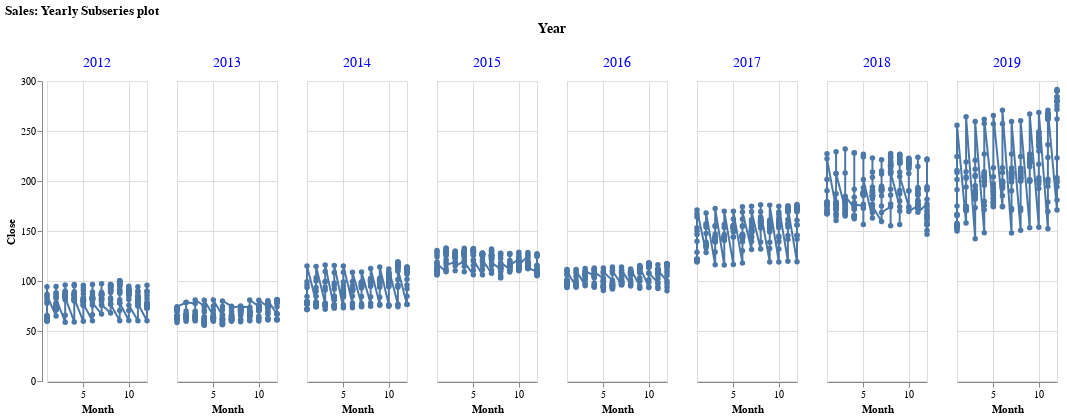

Notebook cell for this chart:
### Code cell
alt.Chart(data).mark_line(
    point=True
).encode(
    x='Month',
    y='Close',
    column = 'Year'
     
).properties(
    title="Sales: Yearly Subseries plot",
    width=100).configure_header(
    titleColor='black',
    titleFontSize=14,
    labelColor='blue',
    labelFontSize=14
)

### Figure 1 — Vega-Lite specification as saved in the notebook (floating-point values rounded to 4 significant figures; data arrays with more than 128 entries replaced by an {"elided": "..."} marker saying what was removed)
{"config": {"view": {"continuousWidth": 400, "continuousHeight": 300}, "header": {"labelColor": "blue", "labelFontSize": 14, "titleColor": "black", "titleFontSize": 14}}, "data": {"name": "data-f437f3416ab32f4a490de4ccc7c4d141"}, "mark": {"type": "line", "point": true}, "encoding": {"column": {"field": "Year", "type": "quantitative"}, "x": {"field": "Month", "type": "quantitative"}, "y": {"field": "Close", "type": "quantitative"}}, "title": "Sales: Yearly Subseries plot", "width": 100, "$schema": "https://vega.github.io/schema/vega-lite/v4.17.0.json", "datasets": {"data-f437f3416ab32f4a490de4ccc7c4d141": {"elided": "2011 records"}}}
